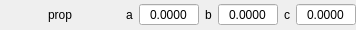
<?xml version="1.0" encoding="UTF-8"?>
<ui version="4.0">
 <class>Float3Widget</class>
 <widget class="QWidget" name="Float3Widget">
  <property name="geometry">
   <rect>
    <x>0</x>
    <y>0</y>
    <width>326</width>
    <height>30</height>
   </rect>
  </property>
  <property name="maximumSize">
   <size>
    <width>16777215</width>
    <height>30</height>
   </size>
  </property>
  <property name="windowTitle">
   <string>Form</string>
  </property>
  <property name="styleSheet">
   <string notr="true">QWidget {
background: &quot;#CFDDEE&quot;;
}</string>
  </property>
  <layout class="QHBoxLayout" name="horizontalLayout">
   <property name="leftMargin">
    <number>0</number>
   </property>
   <property name="topMargin">
    <number>0</number>
   </property>
   <property name="rightMargin">
    <number>0</number>
   </property>
   <property name="bottomMargin">
    <number>0</number>
   </property>
   <item>
    <widget class="QLabel" name="mainprop">
     <property name="sizePolicy">
      <sizepolicy hsizetype="Fixed" vsizetype="Preferred">
       <horstretch>0</horstretch>
       <verstretch>0</verstretch>
      </sizepolicy>
     </property>
     <property name="minimumSize">
      <size>
       <width>120</width>
       <height>0</height>
      </size>
     </property>
     <property name="maximumSize">
      <size>
       <width>120</width>
       <height>30</height>
      </size>
     </property>
     <property name="text">
      <string>prop</string>
     </property>
     <property name="alignment">
      <set>Qt::AlignCenter</set>
     </property>
    </widget>
   </item>
   <item>
    <widget class="QLabel" name="subprop1">
     <property name="text">
      <string>a</string>
     </property>
     <property name="alignment">
      <set>Qt::AlignCenter</set>
     </property>
    </widget>
   </item>
   <item>
    <widget class="QDoubleSpinBox" name="spinBox1">
     <property name="maximumSize">
      <size>
       <width>60</width>
       <height>16777215</height>
      </size>
     </property>
     <property name="styleSheet">
      <string notr="true">QDoubleSpinBox {
background: &quot;#EAF7FF&quot;;
border-color: &quot;#C0DCF2&quot;;
}</string>
     </property>
     <property name="frame">
      <bool>true</bool>
     </property>
     <property name="alignment">
      <set>Qt::AlignCenter</set>
     </property>
     <property name="buttonSymbols">
      <enum>QAbstractSpinBox::NoButtons</enum>
     </property>
     <property name="decimals">
      <number>4</number>
     </property>
     <property name="minimum">
      <double>-1000.000000000000000</double>
     </property>
     <property name="maximum">
      <double>1000.000000000000000</double>
     </property>
     <property name="singleStep">
      <double>0.100000000000000</double>
     </property>
    </widget>
   </item>
   <item>
    <widget class="QLabel" name="subprop2">
     <property name="text">
      <string>b</string>
     </property>
     <property name="alignment">
      <set>Qt::AlignCenter</set>
     </property>
    </widget>
   </item>
   <item>
    <widget class="QDoubleSpinBox" name="spinBox2">
     <property name="maximumSize">
      <size>
       <width>60</width>
       <height>16777215</height>
      </size>
     </property>
     <property name="styleSheet">
      <string notr="true">QDoubleSpinBox {
background: &quot;#EAF7FF&quot;;
border-color: &quot;#C0DCF2&quot;;
}</string>
     </property>
     <property name="alignment">
      <set>Qt::AlignCenter</set>
     </property>
     <property name="buttonSymbols">
      <enum>QAbstractSpinBox::NoButtons</enum>
     </property>
     <property name="decimals">
      <number>4</number>
     </property>
     <property name="minimum">
      <double>-1000.000000000000000</double>
     </property>
     <property name="maximum">
      <double>1000.000000000000000</double>
     </property>
     <property name="singleStep">
      <double>0.100000000000000</double>
     </property>
    </widget>
   </item>
   <item>
    <widget class="QLabel" name="subprop3">
     <property name="text">
      <string>c</string>
     </property>
     <property name="alignment">
      <set>Qt::AlignCenter</set>
     </property>
    </widget>
   </item>
   <item>
    <widget class="QDoubleSpinBox" name="spinBox3">
     <property name="maximumSize">
      <size>
       <width>60</width>
       <height>16777215</height>
      </size>
     </property>
     <property name="contextMenuPolicy">
      <enum>Qt::PreventContextMenu</enum>
     </property>
     <property name="styleSheet">
      <string notr="true">QDoubleSpinBox {
background: &quot;#EAF7FF&quot;;
border-color: &quot;#C0DCF2&quot;;
}</string>
     </property>
     <property name="wrapping">
      <bool>false</bool>
     </property>
     <property name="frame">
      <bool>true</bool>
     </property>
     <property name="alignment">
      <set>Qt::AlignCenter</set>
     </property>
     <property name="buttonSymbols">
      <enum>QAbstractSpinBox::NoButtons</enum>
     </property>
     <property name="decimals">
      <number>4</number>
     </property>
     <property name="minimum">
      <double>-1000.000000000000000</double>
     </property>
     <property name="maximum">
      <double>1000.000000000000000</double>
     </property>
     <property name="singleStep">
      <double>0.100000000000000</double>
     </property>
     <property name="value">
      <double>0.000000000000000</double>
     </property>
    </widget>
   </item>
  </layout>
 </widget>
 <resources/>
 <connections/>
</ui>
